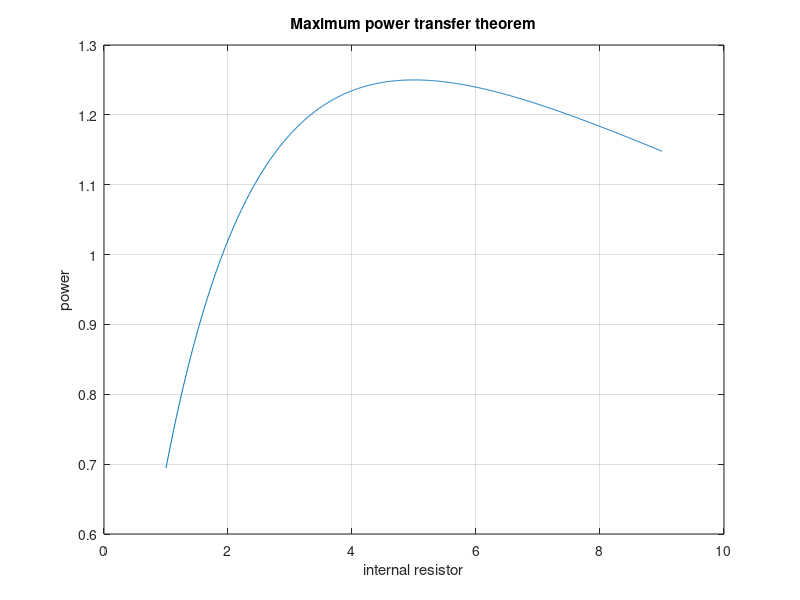

Write MATLAB code to recreate this figure.
% Maximum power transfer theorem
clc
close all;
clear
vth = input("Enter the value for vth :-");
Rin = input("Enter the value for internal resistor :-");
RL = 1:.01:9;
p = (((vth.^2).*RL) ./ (Rin + RL).^2);
plot(RL,p);
xlabel('internal resistor');
ylabel('power');
title('Maximum power transfer theorem');
grid;

